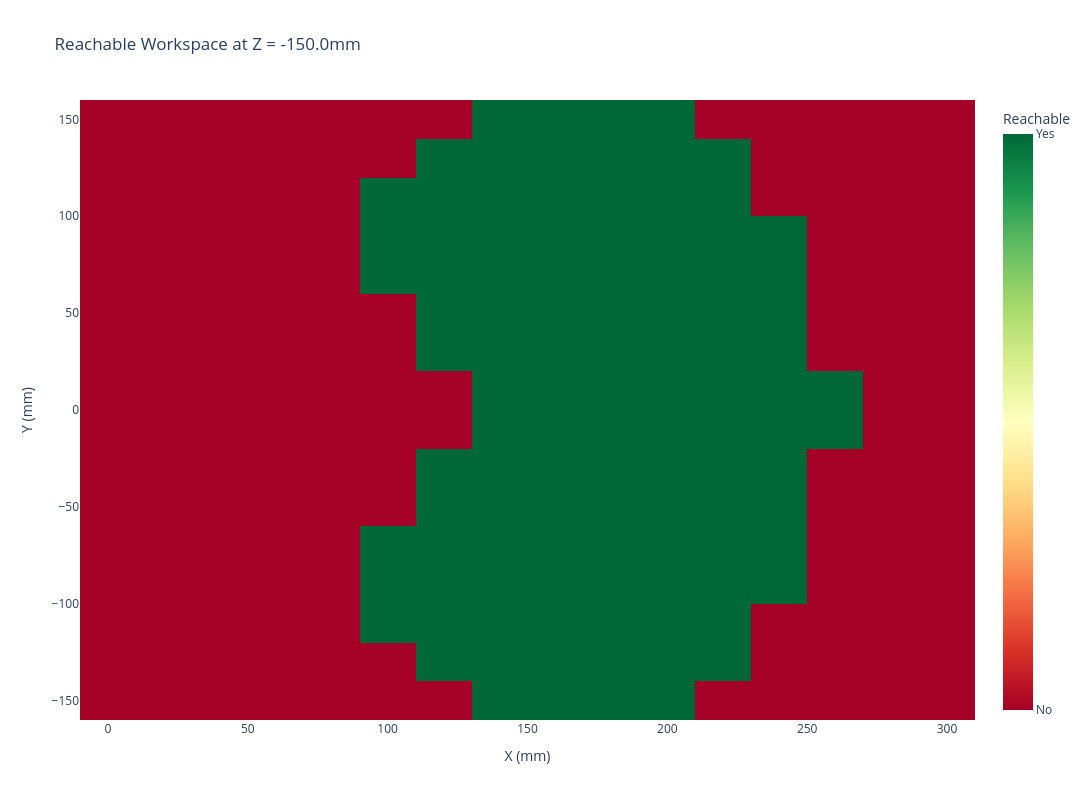

Write notebook code for a chart like this one.
### Markdown cell above
## XY Plane Visualization (at Z = -150mm)

### Code cell
# Create XY plane heatmap at Z = -150mm using Plotly
z_slice = -150.0

xy_grid = np.zeros((len(y_range), len(x_range)))
xy_text = [[f"X: {x:.0f}<br>Y: {y:.0f}<br>Z: {z_slice:.0f}" 
            for x in x_range] for y in y_range]

for i, y in enumerate(y_range):
    for j, x in enumerate(x_range):
        result = inverse_kinematics(x, y, z_slice)
        xy_grid[i, j] = 1 if result else 0

fig = go.Figure(data=go.Heatmap(
    z=xy_grid,
    x=x_range,
    y=y_range,
    colorscale='RdYlGn',
    text=xy_text,
    hovertemplate='%{text}<br>Reachable: %{z}<extra></extra>',
    colorbar=dict(
        title="Reachable",
        tickvals=[0, 1],
        ticktext=['No', 'Yes']
    )
))

fig.update_layout(
    title=f'Reachable Workspace at Z = {z_slice}mm',
    xaxis_title='X (mm)',
    yaxis_title='Y (mm)',
    height=800,
    width=1200
)

fig.show()

### Figure 1 — Plotly figure (JSON) as saved in the notebook; plotly's stock layout.template omitted (floating-point values rounded to 4 significant figures; data arrays with more than 128 entries replaced by an {"elided": "..."} marker saying what was removed)
{"data": [{"colorbar": {"ticktext": ["No", "Yes"], "tickvals": [0, 1], "title": {"text": "Reachable"}}, "colorscale": [[0, "rgb(165,0,38)"], [0.1, "rgb(215,48,39)"], [0.2, "rgb(244,109,67)"], [0.3, "rgb(253,174,97)"], [0.4, "rgb(254,224,139)"], [0.5, "rgb(255,255,191)"], [0.6, "rgb(217,239,139)"], [0.7, "rgb(166,217,106)"], [0.8, "rgb(102,189,99)"], [0.9, "rgb(26,152,80)"], [1, "rgb(0,104,55)"]], "hovertemplate": "%{text}<br>Reachable: %{z}<extra></extra>", "text": {"elided": "16x16 str values"}, "type": "heatmap", "x": [0.0, 20.0, 40.0, 60.0, 80.0, 100.0, 120.0, 140.0, 160.0, 180.0, 200.0, 220.0, 240.0, 260.0, 280.0, 300.0], "y": [-150.0, -130.0, -110.0, -90.0, -70.0, -50.0, -30.0, -10.0, 10.0, 30.0, 50.0, 70.0, 90.0, 110.0, 130.0, 150.0], "z": {"elided": "16x16 float values"}}], "layout": {"height": 800, "title": {"text": "Reachable Workspace at Z = -150.0mm"}, "width": 1200, "xaxis": {"title": {"text": "X (mm)"}}, "yaxis": {"title": {"text": "Y (mm)"}}}}
